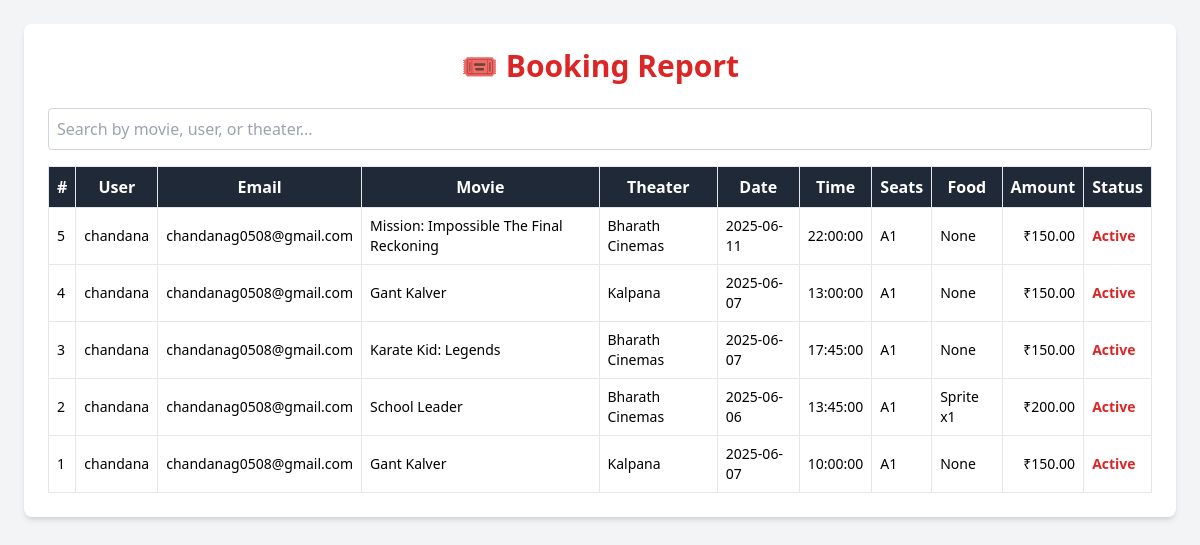
Page /admin/report_booking.php on the committed database.
### tables this page shows
CREATE TABLE `bookings` (
  `id` int(11) NOT NULL,
  `user_id` int(11) NOT NULL,
  `movie_name` varchar(255) NOT NULL,
  `theater_name` varchar(255) NOT NULL,
  `show_date` date NOT NULL,
  `show_time` varchar(50) NOT NULL,
  `seat_number` varchar(255) NOT NULL,
  `food_items` text DEFAULT NULL,
  `total_amount` decimal(10,2) NOT NULL,
  `booking_time` timestamp NOT NULL DEFAULT current_timestamp(),
  `status` enum('active','cancelled') DEFAULT 'active',
  `cancel_token` varchar(255) DEFAULT NULL
);

CREATE TABLE `users` (
  `id` int(11) NOT NULL,
  `name` varchar(100) NOT NULL,
  `email` varchar(100) NOT NULL,
  `password` varchar(255) NOT NULL,
  `otp` varchar(10) DEFAULT NULL,
  `otp_expiry` datetime DEFAULT NULL,
  `is_verified` tinyint(1) DEFAULT 0,
  `created_at` timestamp NOT NULL DEFAULT current_timestamp()
);

### admin/report_booking.php (the view, shortened to what this page needs)
<?php
include('../includes/db.php');
$sql = "
    SELECT
        b.id,
        u.name AS user_name,
        u.email,
        b.movie_name,
        b.theater_name,
        b.show_date,
        b.show_time,
        b.seat_number,
        b.food_items,
        b.total_amount,
        b.status
    FROM bookings b
    LEFT JOIN users u ON b.user_id = u.id
    ORDER BY b.id DESC
";
$result = $conn->query($sql);
$bookings = $result->fetch_all(MYSQLI_ASSOC);
?>
<!DOCTYPE html>
<html>
<head>
    <script src="https://cdn.tailwindcss.com"></script>
</head>
<body class="bg-gray-100 p-6">
    <div class="max-w-7xl mx-auto bg-white shadow-md rounded-lg p-6">
        <h1 class="text-3xl font-bold text-center mb-6 text-red-600">🎟️ Booking Report</h1>
        <input type="text" id="searchInput" placeholder="Search by movie, user, or theater..." class="mb-4 p-2 border border-gray-300 rounded w-full">
        <div class="overflow-auto">
            <table class="w-full table-auto border-collapse border border-gray-300">
                <thead class="bg-gray-800 text-white">
                    <tr>
                        <th class="p-2 border">#</th>
                        <th class="p-2 border">User</th>
                        <th class="p-2 border">Email</th>
                        <th class="p-2 border">Movie</th>
                        <th class="p-2 border">Theater</th>
                        <th class="p-2 border">Date</th>
                        <th class="p-2 border">Time</th>
                        <th class="p-2 border">Seats</th>
                        <th class="p-2 border">Food</th>
                        <th class="p-2 border">Amount</th>
                        <th class="p-2 border">Status</th>
                    </tr>
                </thead>
                <tbody id="reportTable" class="text-sm">
                    <?php foreach ($bookings as $row): ?>
                        <tr class="border hover:bg-gray-50">
                            <td class="p-2 border"><?= $row['id'] ?></td>
                            <td class="p-2 border"><?= htmlspecialchars($row['user_name'] ?? 'Guest') ?></td>
                            <td class="p-2 border"><?= htmlspecialchars($row['email'] ?? '-') ?></td>
                            <td class="p-2 border"><?= htmlspecialchars($row['movie_name']) ?></td>
                            <td class="p-2 border"><?= htmlspecialchars($row['theater_name']) ?></td>
                            <td class="p-2 border"><?= $row['show_date'] ?></td>
                            <td class="p-2 border"><?= $row['show_time'] ?></td>
                            <td class="p-2 border"><?= htmlspecialchars($row['seat_number']) ?></td>
                            <td class="p-2 border"><?= htmlspecialchars($row['food_items']) ?></td>
                            <td class="p-2 border text-right">₹<?= number_format($row['total_amount'], 2) ?></td>
                            <td class="p-2 border">
                                <span class="<?= $row['status'] == 'success' ? 'text-green-600 font-semibold' : 'text-red-600 font-semibold' ?>">
                                    <?= ucfirst($row['status']) ?>
                                </span>
                            </td>
                        </tr>
                    <?php endforeach ?>
                </tbody>
            </table>
        </div>
    </div>
</body>
</html>

### rows in the picture
bookings: id "5", user.name "chandana", user.email "chandanag0508@gmail.com", movie_name "Mission: Impossible The Final Reckoning", theater_name "Bharath Cinemas", show_date "2025-06-11", show_time "22:00:00", seat_number "A1", food_items "None", total_amount "150.00", status "Active"
bookings: id "4", user.name "chandana", user.email "chandanag0508@gmail.com", movie_name "Gant Kalver", theater_name "Kalpana", show_date "2025-06-07", show_time "13:00:00", seat_number "A1", food_items "None", total_amount "150.00", status "Active"
bookings: id "3", user.name "chandana", user.email "chandanag0508@gmail.com", movie_name "Karate Kid: Legends", theater_name "Bharath Cinemas", show_date "2025-06-07", show_time "17:45:00", seat_number "A1", food_items "None", total_amount "150.00", status "Active"
bookings: id "2", user.name "chandana", user.email "chandanag0508@gmail.com", movie_name "School Leader", theater_name "Bharath Cinemas", show_date "2025-06-06", show_time "13:45:00", seat_number "A1", food_items "Sprite x1", total_amount "200.00", status "Active"
bookings: id "1", user.name "chandana", user.email "chandanag0508@gmail.com", movie_name "Gant Kalver", theater_name "Kalpana", show_date "2025-06-07", show_time "10:00:00", seat_number "A1", food_items "None", total_amount "150.00", status "Active"
